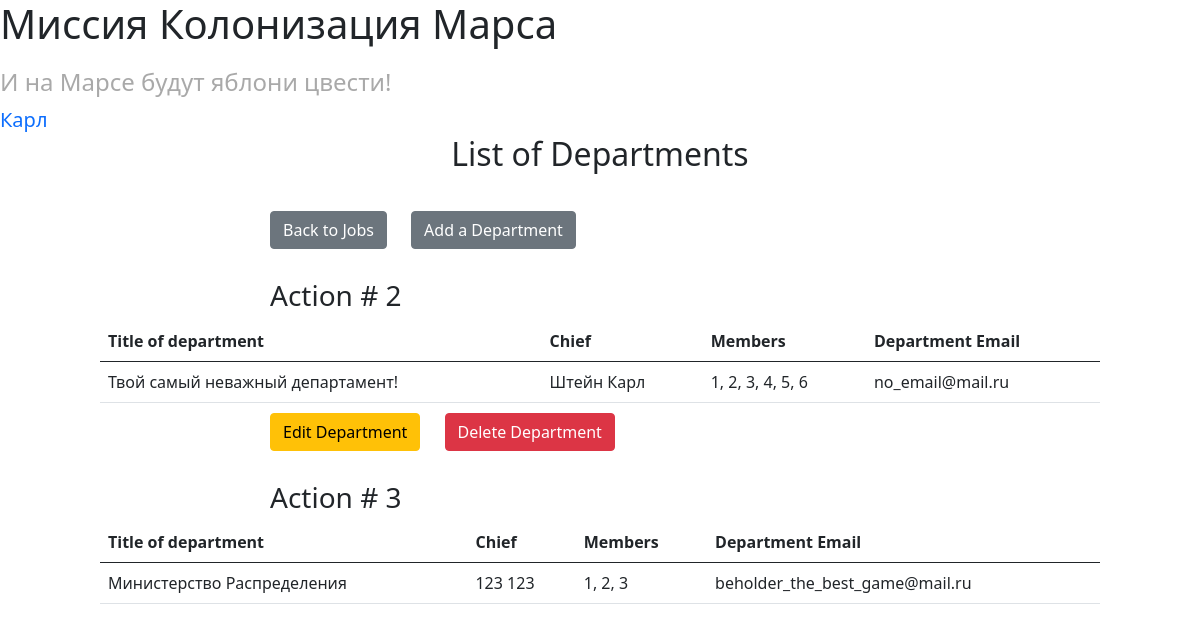
The page /departments (signed in) on the database its author committed.
### data/users.py (models this page shows, shortened)
class User(SqlAlchemyBase, UserMixin):
    __tablename__ = 'users'
    id = sqlalchemy.Column(sqlalchemy.Integer,
                           primary_key=True, autoincrement=True)
    surname = sqlalchemy.Column(sqlalchemy.String)
    name = sqlalchemy.Column(sqlalchemy.String)
    age = sqlalchemy.Column(sqlalchemy.Integer)
    position = sqlalchemy.Column(sqlalchemy.String)
    speciality = sqlalchemy.Column(sqlalchemy.String)
    address = sqlalchemy.Column(sqlalchemy.String)
    email = sqlalchemy.Column(sqlalchemy.String, unique=True)
    hashed_password = sqlalchemy.Column(sqlalchemy.String)

### data/departments.py (models this page shows)
class Department(SqlAlchemyBase):
    __tablename__ = 'departments'
    id = sqlalchemy.Column(sqlalchemy.Integer,
                           primary_key=True, autoincrement=True)
    title = sqlalchemy.Column(sqlalchemy.String)
    chief = sqlalchemy.Column(sqlalchemy.Integer,
                              sqlalchemy.ForeignKey("users.id"))
    members = sqlalchemy.Column(sqlalchemy.String)
    email = sqlalchemy.Column(sqlalchemy.String, unique=True)

### main.py (the view)
@app.route('/departments')
def departments():
    db_session.global_init("db/mars.db")
    db_sess = db_session.create_session()
    deps = [dep for dep in db_sess.query(Department).all()]
    users = [user for user in db_sess.query(User).all()]
    return render_template('list_of_deps.html', title='List of departments',
                           deps=deps, users=users)

### data/db_session.py (called while the page is built, shortened)
def global_init(db_file):
    global __factory
    if __factory:
        return

def create_session() -> Session:
    global __factory
    return __factory()

### main.py (called while the page is built)
@login_manager.user_loader
def load_user(user_id):
    db_sess = db_session.create_session()
    return db_sess.query(User).get(user_id)

### templates/list_of_deps.html
{% extends "base.html" %}
{% block content %}
    <h2 style='text-align: center;'>List of Departments</h2>
		<a style='display: inline-block; margin: 30px 0px 0px 270px;' href='/'><button type="button" class="btn btn-secondary">Back to Jobs</button></a>
	{% if current_user.is_authenticated %}
		<a style='display: inline-block; margin: 30px 0px 0px 20px;' href='/add_dep'><button type="button" class="btn btn-secondary">Add a Department</button></a><br>
	{% endif %}
    {% for elem in deps %}
      <h3 style='margin-left: 270px; margin-top: 30px;'>Action # {{ elem.id }}</h3>
      <table class="table" style='width: 1000px; margin: 0 auto;'>
      <thead>
        <tr>
          <th scope="col">Title of department</th>
          <th scope="col">Chief</th>
          <th scope="col">Members</th>
          <th scope="col">Department Email</th>
        </tr>
      </thead>
      <tbody>
        <tr>
          <td>{{ elem.title }}</td>
          <td>
              {% for user in users %}
                  {% if user.id == elem.chief %}
                      {{ user.surname }} {{ user.name }}
                  {% endif %}
              {% endfor %}
          </td>
          <td>{{ elem.members }}</td>
          <td>{{ elem.email }}</td>
        </tr>
      </tbody>
      </table>
	  {% if current_user.id == elem.chief or current_user.id == 1 %}
		<a href='/edit_dep/{{ elem.id }}' style='display: inline-block; margin-left: 270px; margin-top: 10px;'><button type="button" class="btn btn-warning">Edit Department</button></a>
		<a href='/delete_dep/{{ elem.id }}' style='display: inline-block; margin-left: 20px;'><button type="button" class="btn btn-danger">Delete Department</button></a>
	  {% endif %}
    {% endfor %}
{% endblock %}

### templates/base.html (shortened to what this page needs)
<!DOCTYPE html>
<html lang="en">
<head>
    <link href="https://cdn.jsdelivr.net/npm/bootstrap@5.0.0-beta3/dist/css/bootstrap.min.css" rel="stylesheet">
    <link rel="stylesheet" href="../static/css/style.css">
    </head>
    <body>
        <h1>Миссия Колонизация Марса</h1>
        <h4>И на Марсе будут яблони цвести!</h4>
                {% if current_user.is_authenticated %}
            <a class="navbar-brand" href="/logout">{{ current_user.name }}</a><br>
        {% else %}
            <p>
                <a class="btn btn-primary " href="/register">Зарегистрироваться</a>
                <a class="btn btn-success" href="/login">Войти</a>
            </p>
        {% endif %}
        {% block content %}{% endblock %}
    </body>
</html>

### static/css/style.css (style rules this page uses)
h4 { margin-top: 20px; color: darkgray; }

### rows shown on the page
User: name "Карл", surname "Штейн"
Department: id "2", title "Твой самый неважный департамент!", members "1, 2, 3, 4, 5, 6", email "no_email@mail.ru"
Department: id "3", title "Министерство Распределения", members "1, 2, 3", email "beholder_the_best_game@mail.ru"
User: surname "123", name "123"
